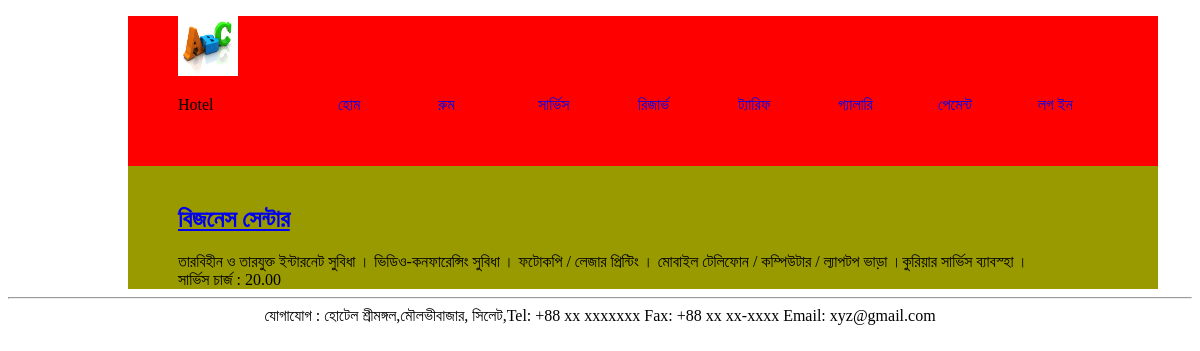
Page /index.php?pagename=service on the committed database.
### tables this page shows
CREATE TABLE `ServiceType` (
  `ServiceTypeID` int(11) NOT NULL AUTO_INCREMENT,
  `ServiceName` varchar(50) NOT NULL,
  `Description` varchar(255) DEFAULT NULL,
  `Price` decimal(10,2) DEFAULT NULL,
  PRIMARY KEY (`ServiceTypeID`)
);

### application/controller.php (called while the page is built, shortened)
<?php
class Controller
{
	private $webPage;
    public function __construct()
    {
        $meta = new MetaData();
        $this->webPage="";
        $this->webPage .= $meta->getMetaData();
    }
    public function getServicePage()
    {
        include_once(dirname(dirname(__FILE__)) . '/view/Service.php');
        $headerObj = new Header();
        $this->webPage .= $headerObj->getHeader();
        $data = new Data();
        $result = $data->selectService();
        $service = new Service($result);
        $this->webPage .=$service->getMainBody();
        $hObj = new Footer();
        $this->webPage .= $hObj->getFooter();
        return $this->webPage;
    }
}
?>

### index.php (called while the page is built, shortened)
<?php
include_once(dirname(__FILE__)."/controller/controller.php");
?>

### database/DB.php (called while the page is built, shortened)
<?php
class Database
{
    private $db;
    private $pass;
    private $user;
    private $host;
    private $con;
    public function __construct()
    {
        $this->host ="localhost";
        $this->user ="root";
        $this->pass ="";
        $this->db = "HMS";
        $this->con ="";
    }
    private function connect()
    {
       $this->con = mysqli_connect($this->host,$this->user,$this->pass,$this->db);
		mysqli_set_charset($this->con, 'utf8');
        mysqli_query($this->con, "SET NAMES 'utf8';");
        mysqli_query($this->con, "SET CHARACTER SET 'utf8';");
        mysqli_query($this->con, "SET COLLATION_CONNECTION = 'utf8_general_ci';");
    }
    public function select($sql)
    {
        $result = mysqli_query($this->con,$sql);
          return  $result;
    }
}
?>

### model/Data.php (called while the page is built, shortened)
<?php
class Data
{
    private $sql,$db;
    public function __construct()
   {
        include_once(dirname(dirname(__FILE__)) . '/database/DB.php');
        $this->db = new Database();
    }
    public function selectService()
    {
         $this->sql="SELECT * FROM ServiceType";
         $result = $this->db->select($this->sql);
         return $result;
    }
}
?>

### view/Service.php (the view, shortened to what this page needs)
<?php
class Service
{
 private $mainBody,$result;
    public function __construct($result)
     {
        $this->mainBody="";
        $this->result=$result;
        $this->setMainBody() ;
    }
    private function setMainBody()
    {
        $this->mainBody.="<div class='middle'>";
        while($row=mysqli_fetch_row($this->result))
        {
            $this->mainBody.="<div class='service'><div class='description'><h2><a href='#'>".$row[1]."</a></h2>".$row[2]."</div>";
            $this->mainBody.="<div class='service_price'>সার্ভিস  চার্জ  : ".$row[3]."</div></div>";
      }
      $this->mainBody.="</div>";
    }
}
?>

### csses/middle.css (style rules this page uses)
.middle { width: 1030px; margin-left:120px; background-color: #999900; }

### csses/room.css (style rules this page uses)
.service { padding-left: 50px; padding-top: 20px; }

### rows in the picture
servicetype: ServiceName "বিজনেস সেন্টার", Description "তারবিহীন ও তারযুক্ত ইন্টারনেট সুবিধা । ভিডিও-কনফারেন্সিং সুবিধা । ফটোকপি / লেজার প্রিন্টিং । মোবাইল টেলিফোন / কম্পিউটার / ল্যাপটপ ভাড়া ।কুরিয়ার সার্ভিস ব্যাবস্হা ।", Price "20.00"
